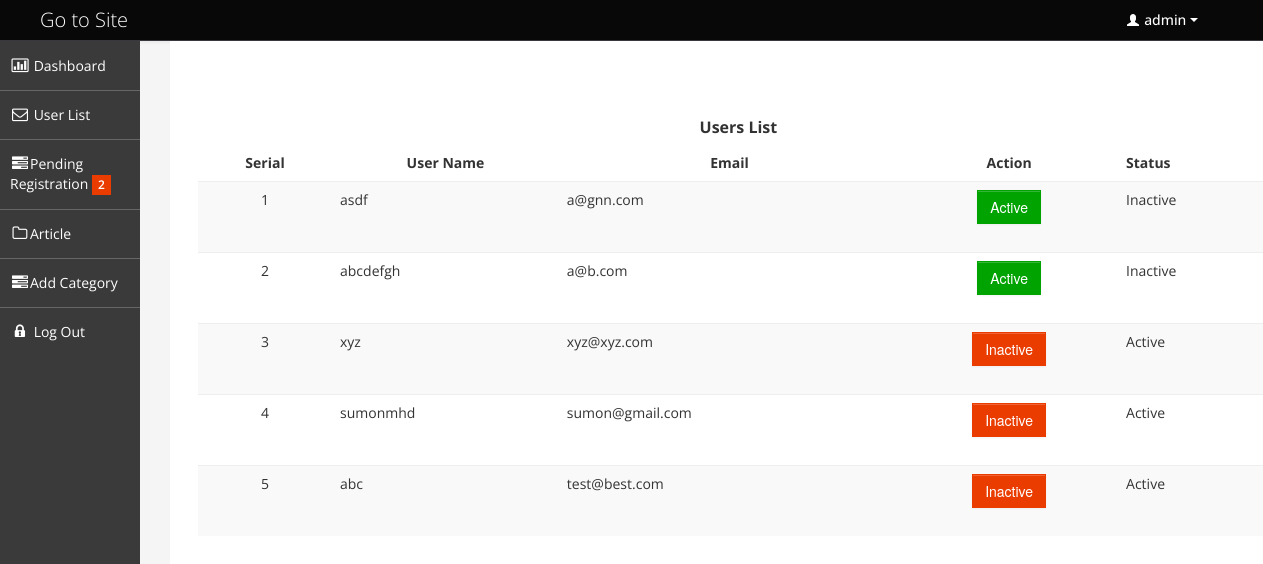
Screenshot of /views/admin/userlist.php (signed in) with the database file from the repository.
### tables this page shows
CREATE TABLE `users` (
  `id` int(11) NOT NULL,
  `user_group_id` int(11) NOT NULL,
  `unique_id` varchar(255) NOT NULL,
  `username` varchar(255) NOT NULL,
  `password` varchar(255) NOT NULL,
  `email` varchar(255) NOT NULL,
  `is_admin` tinyint(4) NOT NULL,
  `modified_at` datetime NOT NULL,
  `created_at` datetime NOT NULL,
  `deleted_at` datetime DEFAULT NULL,
  `is_active` int(11) DEFAULT '0',
  `complete_profile` tinyint(4) NOT NULL
);

### src/cmsArticle.php (called while the page is built, shortened)
<?php
class cmsArticle {
    public $conn;
    public $dbUser = 'root';
    public $dbPass = '';
    public $email = '';
    public function __construct() {
        try {
            $this->conn = new PDO('mysql:host=localhost;dbname=brighter2morrow', $this->dbUser, $this->dbPass);
            $this->conn->setAttribute(PDO::ATTR_ERRMODE, PDO::ERRMODE_EXCEPTION);
        } catch (PDOException $e) {
            echo 'ERROR: ' . $e->getMessage();
        }
    }
    function setEmail($email) {
        $this->email = $email;
        return $this;
    }
    public function logIn() {
        $statement = $this->conn->prepare("SELECT * FROM `users` WHERE `email` = :email");
        try {
            $statement->execute(array(':email' => "$this->email"));
            return $statement->fetch();
        } catch (PDOException $e) {
            echo 'ERROR: ' . $e->getMessage();
        }
    }
    public function userList() {
        $query = "SELECT * FROM `users` WHERE `deleted_at` is null and `email` != :email ORDER BY `id` DESC";
        $stm1 = $this->conn->prepare($query);
        $stm1->execute(
                array(
                    ':email' => "$this->email"
                )
        );
        $allData = $stm1->fetchAll();
        return $allData;
    }
}

### views/admin/userlist.php (the view, shortened to what this page needs)
<!DOCTYPE html>
<?php
if (isset($_SESSION['email']) && !empty($_SESSION['email']) && $_SESSION['is_admin'] == '1') {
    $obj = new cmsArticle();
    $allUser = $obj->setEmail($_SESSION['email'])->userList();
    ?>
    <html lang="en">
        <head>
            <link id="bootstrap-style" href="../../css/cssMine/bootstrap.min.css" rel="stylesheet">
            <link id="base-style" href="../../css/cssMine/style.css" rel="stylesheet">
            <link id="base-style-responsive" href="../../css/cssMine/style-responsive.css" rel="stylesheet">
        </head>
        <body>
            <?php include_once '../common/top_menu.php'; ?>
            <?php include_once './sideBar.php'; ?>
            <div id="content" class="span10">
                <br><br>
                <div style="text-align: center" >
                    <h2 style="text-align:center ">Users List</h2>
                </div>
                <table class="table table-striped" style="animation: ease">
                    <thead >
                        <tr class="success">
                            <th style="text-align:center;">Serial</th>
                            <th style="text-align:center;">User Name</th>
                            <th style="text-align:center;">Email</th>
                            <th style="text-align:center;" >Action</th>
                            <th style="text-align:left;" >Status</th>
                        </tr>
                    </thead>
                    <tbody>
                        <?php
                        if (isset($allUser) && !empty($allUser)) {
                            $serial = 0;
                            foreach ($allUser as $oneUser) {
                                $serial++;
                                ?>
                                <tr>
                                    <td style="text-align:center;"><?php echo $serial; ?></td>
                                    <td style="text-align:left;"><?php echo $oneUser['username'] ?></td>
                                    <td style="text-align:left;"><?php echo $oneUser['email'] ?></td>
                                    <td >
                                        <form method="POST" action="user_action.php?email=<?php echo $oneUser['email'] ?>" style="text-align:center;">
                                            <?php if ($oneUser['is_active'] === "1") { ?>
                                                <input type="submit" class="btn btn-danger" value="Inactive" name="disable"/>
                                                <?php
                                            } else {
                                                ?>
                                                <input  type="submit" class="btn btn-success" value="Active" name="enable"/>
                                            <?php }
                                            ?>
                                        </form>
                                    </td>
                                    <td>
                                        <?php
                                        if ($oneUser['is_active'] === "1") {
                                            echo "Active";
                                        } else {
                                            echo "Inactive";
                                        }
                                        ?>
                                    </td>
                                </tr>
                                <?php
                            }
                        } else {
                            echo 'No data';
                        }
                        ?>
                    </tbody>
                </table>
            </div>
        </body>
    </html>
    <?php
}?>
</body>

### views/common/top_menu.php (shortened to what this page needs)
<?php
$topMenu = new cmsArticle();
$MenuUserData = $topMenu->setEmail($_SESSION['email'])->logIn();
?>
<div class="navbar">
            <div class="navbar-inner">
                <div class="container-fluid">
                    <a class="brand" href="http://localhost/brighter2morrow/views/common/index.php"><span>Go to Site</span></a>
                    <div class="nav-no-collapse header-nav">
                        <ul class="nav pull-right">
                            <li class="dropdown hidden-phone">
                                <a class="btn dropdown-toggle" data-toggle="dropdown" href="#">
                                    <i class="halflings-icon white user"></i> <?php echo $MenuUserData['username'];?>
                                    <span class="caret"></span>
                                </a>
                            </li>
                        </ul>
                    </div>
                </div>
            </div>
        </div>

### css/cssMine/style.css (style rules this page uses)
body { background: #F5F5F5; color: #333; border: none; font-family: 'Open Sans', sans-serif; font-weight: 400; }
a { color: #646464; }
h2 { font-size: 16px; line-height: 16px; }
.navbar { margin-bottom: 0px; }
.navbar-inner { margin-bottom: 0px; min-height: 40px; padding-right: 20px; padding-left: 20px; background: #080808; filter: none; text-shadow: 1px 1px 1px #0a0c0e; border: none; color: #fff; -webkit-border-radius: 0px; -moz-border-radius: 0px; border-radius: 0px; *zoom: 1; border-bottom: 1px solid #38383D; }
.navbar-inner a { color: #7b7b7b; text-shadow: 0 -1px 1px #0b090a; }
.navbar-inner a i { margin-top: 2px; }
a.brand span { color: #fff; text-shadow: none; }
.header-nav { padding: 0px; color: #fff !important; background: #000 !important; }
.header-nav .nav { margin: 0px; }
.header-nav .btn { display: inline-block; padding: 21px 20px; margin-top: 0px; margin-left: 0px; font-size: 14px; line-height: 20px; text-align: center; text-shadow: none; vertical-align: middle; cursor: pointer; background: transparent; border-left: none; border-right: none; border-top: 0px; border-bottom: 0px; -webkit-border-radius: 0px; -moz-border-radius: 0px; border-radius: 0px; -webkit-box-shadow: none !important; -moz-box-shadow: none !important; box-shadow: none !important; }
.header-nav a.btn { color: #fff !important; text-shadow: none !important; padding: 10px 25px !important; }
.header-nav .btn .caret { border-top-color: #fff !important; border-bottom-color: #fff !important; }
#content { background: #ffffff; filter: none; min-height: 100%; padding: 20px 20px; position: relative; }
.btn { display: inline-block; padding: 6px 12px; margin-bottom: 0; font-size: 14px; font-weight: 500; line-height: 20px; text-align: center; white-space: nowrap; vertical-align: middle; cursor: pointer; border: 1px solid #a7a9aa; -webkit-border-radius: 0px !important; border-radius: 0px !important; }
.btn i { margin-top: 2px; }
.btn { color: #ffffff; background-color: #a7a9aa; border-color: #a7a9aa; background-image: none; filter: none; text-shadow: none; }
.btn-danger { background-color: #EB3C00; border-color: #EB3C00; }
.btn-success { background-color: #00A300; border-color: #00A300; }
.table th, .table td { border-top: 1px solid #eee; }

### css/cssMine/style-responsive.css (style rules this page uses)
@media (min-width: 1200px) { #content { width: 85.578%; padding: 28px; margin: 0px 0px; margin-left: 170px !important; } }

### css/cssMine/halflings.css (style rules this page uses)
html, html .halflings { -webkit-font-smoothing: antialiased !important; }
.halflings-icon { display: inline-block; width: 14px; height: 14px; line-height: 14px; vertical-align: text-top; background-image: url(../img/glyphicons_halflings.svg); background-position: 0 0; background-repeat: no-repeat; vertical-align: top; *display: inline; *zoom: 1; *margin-right: .3em; }
.halflings-icon.white { background-image: url(../img/glyphicons_halflings-white.svg); }
.halflings-icon.user { background-position: -168px 0; }

### css/cssMine/style-forms.css (style rules this page uses)
input, textarea, .uneditable-input { width: 206px; }
input[type="file"], input[type="image"], input[type="submit"], input[type="reset"], input[type="button"], input[type="radio"], input[type="checkbox"] { width: auto; }
input, textarea, .uneditable-input { margin-left: 0; }

### rows the page displays
users: username "admin"
users: username "asdf", email "a@gnn.com", is_active "Inactive"
users: username "abcdefgh", email "a@b.com", is_active "Inactive"
users: username "xyz", email "xyz@xyz.com", is_active "Active"
users: username "sumonmhd", email "sumon@gmail.com", is_active "Active"
users: username "abc", email "test@best.com", is_active "Active"

### other values shown
$userData['ID'] "2"
